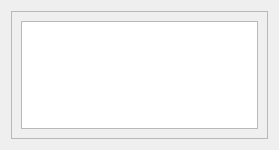
<?xml version="1.0" encoding="UTF-8"?>
<ui version="4.0">
 <class>Comments</class>
 <widget class="QDialog" name="Comments">
  <property name="geometry">
   <rect>
    <x>0</x>
    <y>0</y>
    <width>279</width>
    <height>150</height>
   </rect>
  </property>
  <property name="windowTitle">
   <string>User Comments:</string>
  </property>
  <layout class="QGridLayout" name="gridLayout">
   <item row="0" column="0">
    <widget class="QFrame" name="frame">
     <property name="frameShape">
      <enum>QFrame::StyledPanel</enum>
     </property>
     <property name="frameShadow">
      <enum>QFrame::Raised</enum>
     </property>
     <layout class="QGridLayout" name="gridLayout_2">
      <item row="0" column="0">
       <widget class="QTextEdit" name="msgView">
        <property name="undoRedoEnabled">
         <bool>true</bool>
        </property>
        <property name="readOnly">
         <bool>true</bool>
        </property>
       </widget>
      </item>
     </layout>
    </widget>
   </item>
  </layout>
 </widget>
 <resources/>
 <connections/>
</ui>
